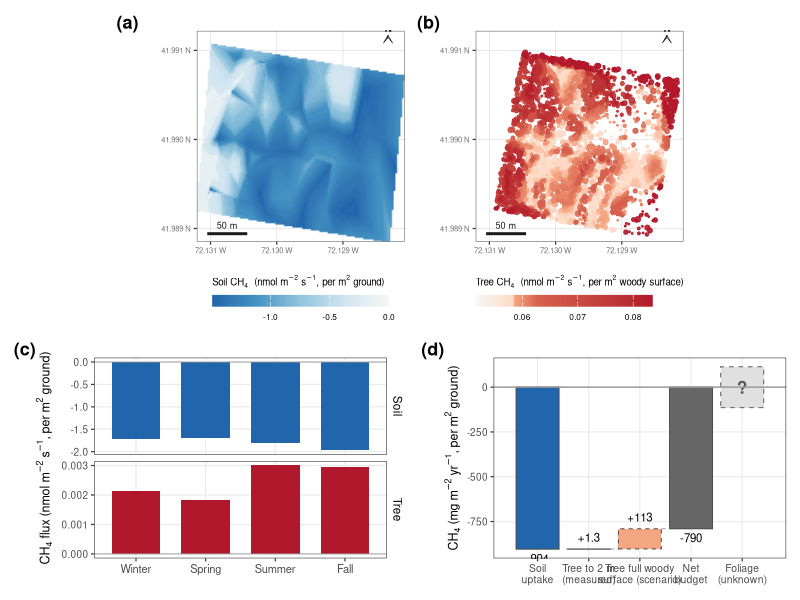

Write the R code that produced this figure.
# ==============================================================================
# REVISION — NEW main figure: plot CH4 budget (maps + seasonal + net waterfall)
# Redesign: color = PROCESS (sink cool / source warm), consistent across panels.
# ==============================================================================
# Design principles (Jon):
#   * color encodes CH4 direction: SINK = cool (teal/blue), SOURCE = warm (orange/red),
#     used consistently in maps AND budget so soil reads sink, tree reads source.
#   * spatial -> temporal -> net reading order.
#   * net flux made explicit via a waterfall (0 -> soil -> tree offset -> net).
#   * units: maps + seasonal = nmol m-2 s-1 (rate); budget = mg m-2 yr-1 (integrated).
#   * honesty: bounding scenario flagged unconstrained; RF OOB R2 noted.
#
# NEW file. Run: Rscript code/revision/R_fig_component_budget.R
# Output: outputs/revision/fig_budget_maps.png
# ==============================================================================

suppressPackageStartupMessages({ library(tidyverse); library(patchwork); library(scales) })
out <- "outputs/revision"; dir.create(out, showWarnings = FALSE, recursive = TRUE)

# ---- palette: RdBu family matching the paper's red/blue (sink = blue #2166ac,
#      source = red #b2182b), consistent with the other main figures -----------
BLUES <- c("#f7f7f7","#d1e5f0","#92c5de","#4393c3","#2166ac")  # ~0 -> deep uptake (sink)
REDS  <- c("#f7f7f7","#fddbc7","#f4a582","#d6604d","#b2182b")  # ~0 -> deep emission (source)
SINK <- "#2166ac"; SRC <- "#b2182b"; SRC_LT <- "#f4a582"; NETC <- "grey40"

soil_map <- read.csv("outputs/tables/soil_flux_extended_annual.csv")   # x,y,mean_flux_nmol
tree_pts <- read.csv("outputs/tables/tree_flux_predictions.csv")       # x,y,dbh_m,flux_nmol_m2_s
mf       <- read.csv("outputs/tables/MONTHLY_FLUXES.csv")

# budget numbers (manuscript-consistent), mg m-2 yr-1
soil_ann <- -904.30; tree_meas <- 1.25; tree_scen <- 114
off <- function(x) 100 * abs(x)/abs(soil_ann)
rf_tree_r2 <- 0.15; rf_soil_r2 <- 0.28; n_trees <- nrow(tree_pts)

# shared map extent so a & b align exactly
xl <- range(c(soil_map$x, tree_pts$x)); yl <- range(c(soil_map$y, tree_pts$y))
# lat/long graticule labels (coords are decimal degrees; lon W, lat N)
deg_lon <- function(x) paste0(formatC(abs(x), format = "f", digits = 3), " W")
deg_lat <- function(y) paste0(formatC(y,      format = "f", digits = 3), " N")
map_scales <- list(
  scale_x_continuous(breaks = scales::breaks_pretty(3), labels = deg_lon),
  scale_y_continuous(breaks = scales::breaks_pretty(3), labels = deg_lat))
th_map <- theme_bw(base_size = 9) +
  theme(plot.title = element_text(size = 9, face = "bold"),
        axis.text = element_text(size = 5.5, color = "grey45"), axis.title = element_blank(),
        panel.grid.major = element_line(color = "grey88", linewidth = 0.25),
        panel.grid.minor = element_blank(),
        panel.border = element_rect(color = "grey40", fill = NA, linewidth = 0.4),
        legend.position = "bottom", legend.key.height = unit(0.3, "cm"),
        legend.key.width = unit(0.9, "cm"), legend.title = element_text(size = 7),
        legend.text = element_text(size = 6))

# ---- (a) soil map (sink = blue; per m2 GROUND) -------------------------------
pa <- ggplot(soil_map, aes(x, y, fill = mean_flux_nmol)) + geom_raster(interpolate = TRUE) +
  scale_fill_gradientn(colours = rev(BLUES), name = expression("Soil CH"[4]*"  (nmol m"^-2*" s"^-1*", per m"^2*" ground)"),
                      limits = c(min(soil_map$mean_flux_nmol), 0),
                      guide = guide_colorbar(title.position = "top")) +
  map_scales +
  coord_quickmap(xlim = xl, ylim = c(yl[1], yl[2] + 0.07*diff(yl)), expand = FALSE) + th_map  # top strip for N arrow

# ---- (b) tree map (source = red; per m2 WOODY SURFACE; quantile-spread color) -
tv <- tree_pts$flux_nmol_m2_s
pb <- ggplot(tree_pts %>% arrange(flux_nmol_m2_s), aes(x, y, color = flux_nmol_m2_s, size = dbh_m)) +
  geom_point(alpha = 0.9) +
  scale_color_gradientn(colours = REDS, name = expression("Tree CH"[4]*"  (nmol m"^-2*" s"^-1*", per m"^2*" woody surface)"),
                        values = scales::rescale(quantile(tv, probs = seq(0, 1, length.out = length(REDS)))),
                        guide = guide_colorbar(title.position = "top")) +
  scale_size_continuous(range = c(0.15, 1.9), guide = "none") +
  map_scales +
  coord_quickmap(xlim = xl, ylim = c(yl[1], yl[2] + 0.07*diff(yl)), expand = FALSE) + th_map  # top strip for N arrow

# ---- add scale bar (50 m) + traditional north arrow to both maps -------------
m_per_deg_lon <- 111320 * cos(mean(yl) * pi/180)
sb <- 50 / m_per_deg_lon                                  # 50 m in degrees lon
dx <- diff(xl); dy <- diff(yl)
add_ctx <- function(p) {
  # scale bar: bottom-left corner (white gap)
  x0 <- xl[1] + 0.05*dx; y0 <- yl[1] + 0.04*dy
  # traditional two-tone compass needle, in the white header strip ABOVE the raster
  ax <- xl[2] - 0.08*dx; apex <- yl[2] + 0.048*dy; base <- yl[2] + 0.008*dy; w <- 0.022*dx
  left  <- data.frame(x = c(ax, ax - w, ax),            y = c(apex, base, base + 0.028*dy))
  right <- data.frame(x = c(ax, ax + w, ax),            y = c(apex, base, base + 0.028*dy))
  p +
    annotate("segment", x = x0, xend = x0 + sb, y = y0, yend = y0, linewidth = 1, color = "grey10") +
    annotate("text", x = x0 + sb/2, y = y0, label = "50 m", vjust = -0.7, size = 2.3, color = "grey10") +
    annotate("polygon", x = left$x,  y = left$y,  fill = "grey10", color = "grey10", linewidth = 0.2) +
    annotate("polygon", x = right$x, y = right$y, fill = "white",  color = "grey10", linewidth = 0.2) +
    annotate("text", x = ax, y = apex, label = "N", vjust = -0.35, size = 2.6, fontface = "bold", color = "grey10")
}
pa <- add_ctx(pa); pb <- add_ctx(pb)

# ---- (c) seasonal (4 seasons): soil (blue) + tree (red), faceted own scales ---
seas_of <- function(m) c("Winter","Winter","Spring","Spring","Spring","Summer","Summer","Summer",
                         "Fall","Fall","Fall","Winter")[m]
seas <- mf %>% mutate(season = factor(seas_of(month), levels = c("Winter","Spring","Summer","Fall"))) %>%
  group_by(season) %>%
  summarise(Soil = mean(Phi_soil_umol_m2_s)*1000, Tree = mean(Phi_tree_umol_m2_s)*1000, .groups="drop") %>%
  pivot_longer(c(Soil, Tree), names_to = "src", values_to = "nmol") %>%
  mutate(src = factor(src, levels = c("Soil","Tree")))
pc <- ggplot(seas, aes(season, nmol, fill = src)) +
  geom_col(width = 0.7) +
  geom_hline(yintercept = 0, color = "grey60", linewidth = 0.3) +
  facet_wrap(~src, ncol = 1, scales = "free_y", strip.position = "right") +
  scale_fill_manual(values = c(Soil = SINK, Tree = SRC), guide = "none") +
  labs(x = NULL, y = expression("CH"[4]*" flux (nmol m"^-2*" s"^-1*", per m"^2*" ground)")) +
  theme_bw(base_size = 9) +
  theme(axis.text.x = element_text(size = 8),
        strip.background = element_rect(fill = "white", color = NA),
        strip.text = element_text(size = 8.5, color = "black"),
        panel.grid.minor = element_blank())

# ---- (d) net budget waterfall (mg m-2 yr-1) ----------------------------------
# steps: baseline 0 -> soil -> tree(measured) -> tree(scenario) -> NET(total)
wf <- tibble(
  step  = factor(c("Soil\nuptake","Tree to 2 m\n(measured)","Tree full woody\nsurface (scenario)","Net\nbudget"),
                 levels = c("Soil\nuptake","Tree to 2 m\n(measured)","Tree full woody\nsurface (scenario)","Net\nbudget")),
  ymin  = c(soil_ann, soil_ann, soil_ann + tree_meas, 0),
  ymax  = c(0, soil_ann + tree_meas, soil_ann + tree_meas + (tree_scen - tree_meas),
            soil_ann + tree_scen),
  fill  = c("sink","src","src_lt","net"),
  # scenario bar (whole woody surface, constant-flux extrapolation) drawn dashed = hypothetical
  lty   = c("solid","solid","dashed","solid"))
netmeas <- soil_ann + tree_meas    # net if only measured tree offset
# foliage: an unmeasured term of unknown MAGNITUDE and SIGN (illustrative half-height only)
fol_h <- tree_scen
fol   <- tibble(x = 5)
FOLIAGE_STYLE <- "dashed"   # "dashed" (hard box; preferred) or "gradient" (alpha fades with |flux| — too noisy)
if (FOLIAGE_STYLE == "dashed") {
  fol_layer <- list(geom_rect(data = fol, aes(xmin = x-0.42, xmax = x+0.42, ymin = -fol_h, ymax = fol_h),
                    fill = "grey88", color = "grey45", linetype = "dashed", linewidth = 0.4, inherit.aes = FALSE))
} else {                       # opaque at zero -> increasingly transparent away from zero (both signs)
  .bs   <- seq(-fol_h, fol_h, length.out = 121)
  fgrad <- tibble(x = 5, ymin = head(.bs, -1), ymax = tail(.bs, -1))
  fgrad$a <- 1 - abs((fgrad$ymin + fgrad$ymax) / 2) / fol_h
  fol_layer <- list(
    geom_rect(data = fgrad, aes(xmin = x-0.42, xmax = x+0.42, ymin = ymin, ymax = ymax, alpha = a),
              fill = "grey35", inherit.aes = FALSE),
    scale_alpha_identity())
}
pd <- ggplot(wf) +
  geom_rect(aes(xmin = as.numeric(step)-0.42, xmax = as.numeric(step)+0.42,
                ymin = ymin, ymax = ymax, fill = fill, linetype = lty),
            color = "grey30", linewidth = 0.35) +
  scale_linetype_identity() +
  geom_segment(aes(x = as.numeric(step)+0.42, xend = as.numeric(step)+1-0.42, y = ymax, yend = ymax),
               data = wf[1:3,], color = "grey55", linetype = "dashed", linewidth = 0.3) +
  # foliage — bar straddling zero (unknown sign); style set by FOLIAGE_STYLE above
  fol_layer +
  annotate("text", x = 5, y = 0, label = "?", size = 4.4, fontface = "bold",
           color = if (FOLIAGE_STYLE == "gradient") "white" else "grey35") +
  geom_hline(yintercept = 0, color = "grey60") +
  scale_fill_manual(values = c(sink = SINK, src = SRC, src_lt = SRC_LT, net = NETC), guide = "none") +
  scale_x_continuous(breaks = 1:5, labels = c(levels(wf$step), "Foliage\n(unknown)"), limits = c(0.4, 5.6)) +
  annotate("text", x = 1, y = soil_ann,             label = "-904", vjust = 1.5, size = 2.9) +
  annotate("text", x = 2, y = soil_ann + tree_meas, label = "+1.3", vjust = -0.8, size = 2.9) +
  annotate("text", x = 3, y = soil_ann + tree_scen, label = "+113", vjust = -0.8, size = 2.9) +
  annotate("text", x = 4, y = soil_ann + tree_scen, label = "-790", vjust = 1.5, size = 2.9) +
  labs(x = NULL, y = expression("CH"[4]*" (mg m"^-2*" yr"^-1*", per m"^2*" ground)")) +
  theme_bw(base_size = 9) +
  theme(axis.text.x = element_text(size = 7.5), panel.grid.minor = element_blank())

# ---- assemble (net-sink / RF-R2 / basis notes go in the figure CAPTION) -------
fig <- (pa | pb) / (pc | pd) + plot_layout(heights = c(1.05, 1)) +
  plot_annotation(tag_levels = 'a', tag_prefix = "(", tag_suffix = ")") & theme(plot.tag = element_text(face = "bold", size = 13))
ggsave(file.path(out, "fig_budget_maps.png"), fig, width = 10.5, height = 9, dpi = 300, bg = "white")
cat("Wrote fig_budget_maps.png\n")
cat(sprintf("Soil %.0f | tree measured %.2f (%.2f%%) | tree scenario %d (~%.0f%%) | net -903 to %.0f mg/m2/yr\n",
            soil_ann, tree_meas, off(tree_meas), tree_scen, off(tree_scen), soil_ann+tree_scen))
